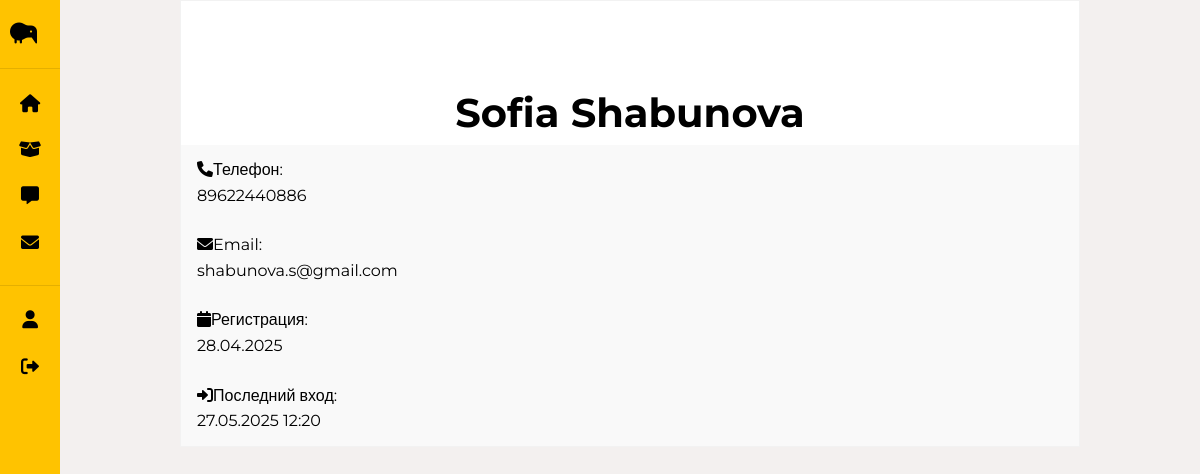
/profile/ (signed in), run on the app's committed database.
### main/models.py (models this page shows, shortened)
class CustomUser(AbstractUser):
    phone_regex = RegexValidator(
        regex=r'^\+?1?\d{9,15}$',
        message="Номер телефона должен быть в формате: '+999999999'."
    )
    phone = models.CharField(
        validators=[phone_regex],
        max_length=17,
        unique=True,
        verbose_name='Номер телефона'
    )
    username = models.CharField(
        max_length=150,
        unique=True,
        null=True,
        blank=True,
        verbose_name='Имя пользователя'
    )
    objects = CustomUserManager()
    USERNAME_FIELD = 'phone'
    REQUIRED_FIELDS = []

### main/views.py (the view)
# urls.py: path('profile/', views.profile_view, name='profile'),
@login_required
def profile_view(request):
    user = request.user
    user.last_login_local = localtime(user.last_login) if user.last_login else None
    return render(request, 'main/profile.html', {'user': user})

### main/templates/main/profile.html (shortened to what this page needs)
{% extends 'main/base.html' %}
{% block content %}
<div class="profile-wrapper" style="background-color: #f3f0ef; min-height: 100vh;">
    <div class="container-fluid px-5 py-4">
        <div class="profile-horizontal d-flex flex-wrap align-items-center justify-content-start bg-white p-4 rounded-4 shadow-sm gap-4">
            <div class="info-block flex-grow-1">
                <h2 class="fw-bold mb-4">{{ user.first_name }} {{ user.last_name }}</h2>
                <div class="row g-3">
                    <div class="col-md-6 col-lg-4">
                        <div class="info-item">
                            <span class="text-muted"><i class="fas fa-phone me-2"></i>Телефон:</span>
                            <div class="fw-semibold mt-1">{{ user.phone|default:"Не указан" }}</div>
                        </div>
                    </div>
                    <div class="col-md-6 col-lg-4">
                        <div class="info-item">
                            <span class="text-muted"><i class="fas fa-envelope me-2"></i>Email:</span>
                            <div class="fw-semibold mt-1">{{ user.email|default:"Не указан" }}</div>
                        </div>
                    </div>
                    <div class="col-md-6 col-lg-4">
                        <div class="info-item">
                            <span class="text-muted"><i class="fas fa-calendar me-2"></i>Регистрация:</span>
                            <div class="fw-semibold mt-1">{{ user.date_joined|date:"d.m.Y" }}</div>
                        </div>
                    </div>
                    <div class="col-md-6 col-lg-4">
                        <div class="info-item">
                            <span class="text-muted"><i class="fas fa-sign-in-alt me-2"></i>Последний вход:</span>
                            <div class="fw-semibold mt-1">
                                {% if user.last_login_local %}
                                    {{ user.last_login_local|date:"d.m.Y H:i" }}
                                {% else %}
                                    —
                                {% endif %}
                            </div>
                        </div>
                    </div>
                </div>
            </div>
        </div>
    </div>
</div>
{% endblock %}

### main/templates/main/base.html (shortened to what this page needs)
<!DOCTYPE html>
<html lang="ru">
<head>
    {% load static %}
    <link rel="stylesheet" href="{% static 'style.css' %}">
    <link rel="stylesheet" href="{% static 'home.css' %}">
    <link rel="stylesheet" href="{% static 'product.css' %}">
    <link rel="stylesheet" href="{% static 'contact.css' %}">
    <link rel="stylesheet" href="{% static 'regist.css' %}">
    <link rel="stylesheet" href="https://cdnjs.cloudflare.com/ajax/libs/font-awesome/6.0.0-beta3/css/all.min.css">
</head>
<body>
    <aside class="sidebar" id="sidebar">
        <div class="logo">
            <div class="logo-icon">
                <i class="fas fa-kiwi-bird"></i>
            </div>
        </div>
        <ul class="menu">
            <li><a href="{% url 'home' %}">
                <i class="fas fa-home"></i>
            </a></li>
            <li><a href="{% url 'product' %}">
                <i class="fas fa-box-open"></i>
            </a></li>
            <li><a href="{% url 'reviews' %}">
                <i class="fas fa-comment-alt"></i>
            </a></li>
            <li><a href="{% url 'contact' %}">
                <i class="fas fa-envelope"></i>
            </a></li>
        </ul>
        <ul class="menu auth-menu">
            {% if user.is_authenticated %}
                <li><a href="{% url 'profile' %}">
                    <i class="fas fa-user"></i>
                </a></li>
                <li><a href="{% url 'logout' %}">
                    <i class="fas fa-sign-out-alt"></i>
                </a></li>
            {% endif %}
        </ul>
    </aside>
    <main>
        {% block content %}
        {% endblock %}
    </main>
</body>
</html>

### main/static/style.css (style rules this page uses)
body { font-family: 'Montserrat', sans-serif; margin: 0; padding: 0; background-color: # в ; color: #000000; line-height: 1.6; }
h1, h2, h3, h4 { color: #000000; }
a { color: #FFA000; text-decoration: none; }

### main/static/product.css (style rules this page uses)
h2 { font-size: 2.8em; font-weight: 700; text-align: center; margin-top: 80px; }

### main/static/contact.css (style rules this page uses)
h2 { text-align: center; font-size: 2.5em; font-weight: 700; }

### main/templates/main/base.html (style rules this page uses)
* { box-sizing: border-box; margin: 0; padding: 0; transition: all 0.3s ease; }
body { font-family: 'Montserrat', sans-serif; padding-left: 60px; }
.sidebar { position: fixed; left: 0; top: 0; width: 60px; height: 100vh; background: #FFC300; z-index: 100; overflow: hidden; transition: width 0.3s; }
.logo { display: flex; align-items: center; padding: 15px 10px; white-space: nowrap; border-bottom: 1px solid rgba(0,0,0,0.1); }
.logo-icon { font-size: 24px; margin-right: 15px; flex-shrink: 0; }
.menu { list-style: none; padding: 10px 0; }
.menu li { position: relative; }
.menu a { display: flex; align-items: center; padding: 12px 10px; color: #000; text-decoration: none; font-size: 14px; font-weight: 600; white-space: nowrap; }
.menu i { font-size: 18px; width: 40px; text-align: center; flex-shrink: 0; }
.auth-menu { border-top: 1px solid rgba(0,0,0,0.1); margin-top: 10px; padding-top: 10px; }

### main/templates/main/profile.html (style rules this page uses)
.profile-wrapper { background-color: #f3f0ef; min-height: 100vh; }
.profile-horizontal { min-height: 260px; border: 1px solid rgba(0, 0, 0, 0.05); max-width: 900px; margin: 0 auto; background-color: #fff; margin-bottom: 20px; }
.info-item { padding: 0.75rem 1rem; background-color: #f9f9f9; transition: background 0.2s ease; }

### data on the page
CustomUser: first_name "Sofia", last_name "Shabunova", phone "89622440886", email "shabunova.s@gmail.com", date_joined "28.04.2025", last_login_local "27.05.2025 12:20"
